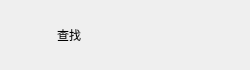
<?xml version="1.0" encoding="UTF-8"?>
<ui version="4.0">
 <class>AddUserItem</class>
 <widget class="QWidget" name="AddUserItem">
  <property name="geometry">
   <rect>
    <x>0</x>
    <y>0</y>
    <width>250</width>
    <height>70</height>
   </rect>
  </property>
  <property name="minimumSize">
   <size>
    <width>250</width>
    <height>70</height>
   </size>
  </property>
  <property name="maximumSize">
   <size>
    <width>250</width>
    <height>70</height>
   </size>
  </property>
  <property name="windowTitle">
   <string>AddUserItem</string>
  </property>
  <layout class="QHBoxLayout" name="horizontalLayout">
   <item>
    <widget class="QLabel" name="add_tip">
     <property name="minimumSize">
      <size>
       <width>40</width>
       <height>40</height>
      </size>
     </property>
     <property name="maximumSize">
      <size>
       <width>40</width>
       <height>40</height>
      </size>
     </property>
     <property name="text">
      <string/>
     </property>
    </widget>
   </item>
   <item>
    <widget class="QLabel" name="message_tip">
     <property name="text">
      <string>查找</string>
     </property>
    </widget>
   </item>
   <item>
    <widget class="QLabel" name="right_tip">
     <property name="minimumSize">
      <size>
       <width>30</width>
       <height>30</height>
      </size>
     </property>
     <property name="maximumSize">
      <size>
       <width>30</width>
       <height>30</height>
      </size>
     </property>
     <property name="text">
      <string/>
     </property>
    </widget>
   </item>
  </layout>
 </widget>
 <resources/>
 <connections/>
</ui>
